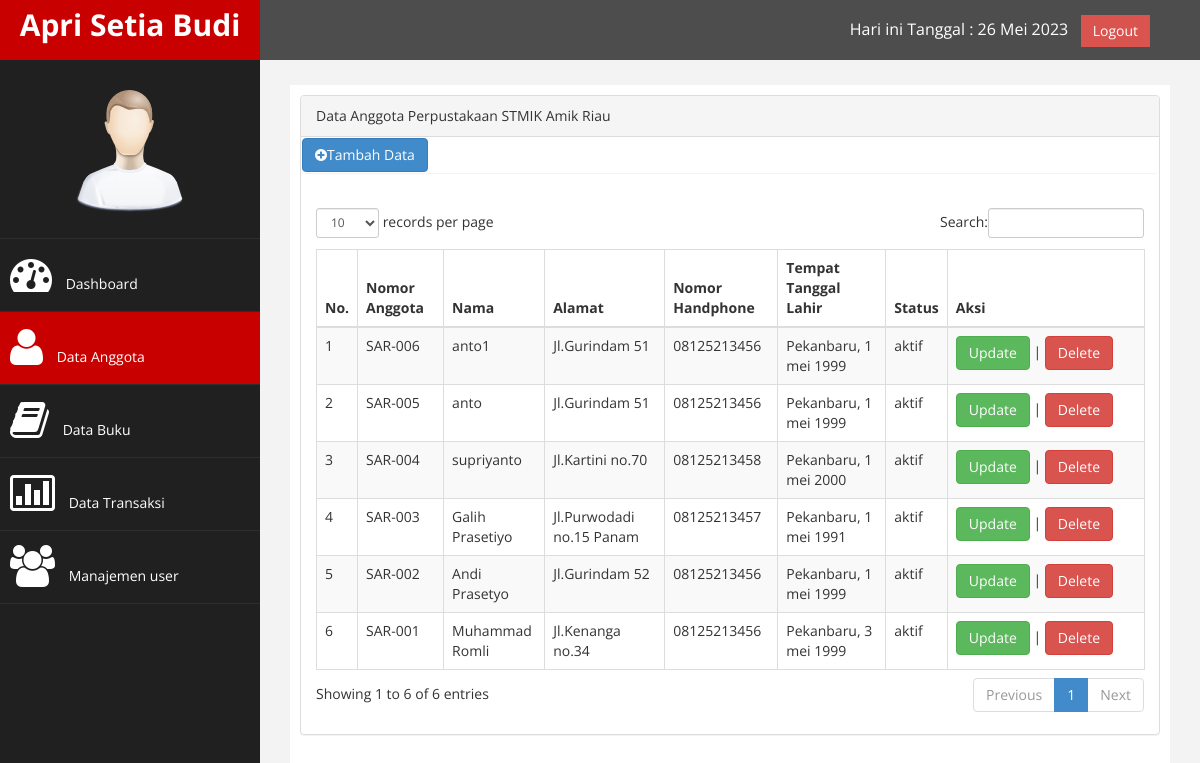
The page /index.php?page=lap_anggota (signed in) on the database its author committed.
### tables this page shows
CREATE TABLE `anggota` (
  `id` int(11) NOT NULL,
  `nmr_anggota` varchar(30) NOT NULL,
  `nama` varchar(200) NOT NULL,
  `alamat` text NOT NULL,
  `handphone` varchar(20) NOT NULL,
  `ttl` varchar(100) NOT NULL,
  `kelas` varchar(50) NOT NULL,
  `status` enum('Y','N') NOT NULL
);

### koneksi.php (called while the page is built, shortened)
<?php
if (!function_exists('tgl')) {
  function tgl($tanggal)
  {
    $bulan = array(
      1 => 'Januari',
      'Februari',
      'Maret',
      'April',
      'Mei',
      'Juni',
      'Juli',
      'Agustus',
      'September',
      'Oktober',
      'November',
      'Desember'
    );
    $data = explode("-", $tanggal);
    return $data[2] . ' ' . $bulan[(int)$data[1]] . ' ' . $data[0];
  }
}

### lap_anggota.php (the view, shortened to what this page needs)
<div class="panel panel-default">
  <div class="panel-heading">
    Data Anggota Perpustakaan STMIK Amik Riau
  </div>
  <div class="panel">
    <div>
      <a href="?page=anggota" class="btn btn-primary"> <i class="fa fa-plus-circle"></i>Tambah Data</a>
    </div>
  </div>
  <div class="panel-body">
    <div class="table-responsive">
      <table class="table table-striped table-bordered table-hover" id="dataTables-example">
        <thead>
          <tr>
            <th>No.</th>
            <th>Nomor Anggota</th>
            <th>Nama</th>
            <th>Alamat</th>
            <th>Nomor Handphone</th>
            <th>Tempat Tanggal Lahir</th>
            <th>Status</th>
            <th>Aksi</th>
          </tr>
        </thead>
        <tbody>
          <?php
          include "koneksi.php";
          $no = 1;
          $lap = mysqli_query($koneksi, "select * from anggota order by id DESC");
          while ($r = mysqli_fetch_array($lap)) {
          ?>
            <tr class="odd gradeX">
              <td class="center"><?= $no; ?></td>
              <td class="center"><?= $r['nmr_anggota']; ?></td>
              <td class="center"><?= $r['nama']; ?></td>
              <td class="center"><?= $r['alamat']; ?></td>
              <td class="center"><?= $r['handphone']; ?></td>
              <td class="center"><?= $r['ttl']; ?></td>
              <td class="center"><?php echo "aktif"; ?></td>
              <td class="center" width="180">
              <a href="?page=update_anggota&id=<?= $r['id']; ?>"class="btn btn-success">Update</a> |
              <a href="?page=hapus_anggota&id=<?= $r['id']; ?>" class="btn btn-danger">Delete</a>
              </td>
            </tr>
          <?php
            $no++;
          }
          ?>
        </tbody>
      </table>
    </div>
  </div>
</div>

### index.php (shortened to what this page needs)
<?php
include'koneksi.php';
$data_buku = mysqli_query($koneksi,"SELECT * FROM buku");
$data_anggota = mysqli_query($koneksi,"SELECT * FROM anggota");
$data_user = mysqli_query($koneksi,"SELECT * FROM user");
$jumlah_buku = mysqli_num_rows($data_buku);
$jumlah_user = mysqli_num_rows($data_user);
$jumlah_anggota = mysqli_num_rows($data_anggota);
?>
<!DOCTYPE html>
<html xmlns="http://www.w3.org/1999/xhtml">
<head>
    <link href="assets/css/bootstrap.css" rel="stylesheet" />
    <link href="assets/css/font-awesome.css" rel="stylesheet" />
    <link href="assets/js/morris/morris-0.4.3.min.css" rel="stylesheet" />
    <link href="assets/css/custom.css" rel="stylesheet" />
    <link href="assets/js/dataTables/dataTables.bootstrap.css" rel="stylesheet" />
</head>
<body>
    <div id="wrapper">
        <nav class="navbar navbar-default navbar-cls-top " role="navigation" style="margin-bottom: 0">
            <div class="navbar-header">
                <a class="navbar-brand" href="index.php">Apri Setia Budi</a>
            </div>
            <div style="color: white;
padding: 15px 50px 5px 50px;
float: right;
font-size: 16px;"> Hari ini Tanggal : <?php
                                        include "koneksi.php";
                                        $tgal = date("Y-m-d");
                                        echo tgl($tgal); ?> &nbsp; <a href="logout.php" class="btn btn-danger square-btn-adjust">Logout</a> </div>
        </nav>
        <?php
        $aktif = isset($_GET['page']) ? $_GET['page'] : '';
        ?>
        <nav class="navbar-default navbar-side" role="navigation">
            <div class="sidebar-collapse">
                <ul class="nav" id="main-menu">
                    <li class="text-center">
                        <img src="assets/img/Profil.JPG" class="user-image img-responsive" />
                    </li>
                    <li>
                        <a class="<?php if ($aktif == "") echo "active-menu"; ?>" href="index.php"><i class="fa fa-dashboard fa-3x"></i> Dashboard</a>
                    </li>
                    <li>
                        <a class="<?php if ($aktif == "lap_anggota") echo "active-menu"; ?>" href="?page=lap_anggota"><i class="fa fa-user fa-3x"></i> Data Anggota</a>
                    </li>
                    <li>
                        <a class="<?php if ($aktif == "lap_buku") echo "active-menu"; ?>" href="?page=lap_buku"><i class="fa fa-book fa-3x"></i> Data Buku</a>
                    </li>
                    <li>
                        <a class="<?php if ($aktif == "lap_transaksi") echo "active-menu"; ?>" href="?page=lap_transaksi"><i class="fa fa-bar-chart-o fa-3x"></i> Data Transaksi</a>
                    </li>
                    <li>
                        <a class="<?php if ($aktif == "lap_user") echo "active-menu"; ?>" href="?page=lap_user"><i class="fa fa-users fa-3x"></i> Manajemen user</a>
                     </li>
                </ul>
            </div>
        </nav>
        <div id="page-wrapper">
            <div id="page-inner">
                <?php
                $page = isset($_GET['page']) ? $_GET['page'] : '';
                if ($page == Null) {
                ?>
                    <div class="row">
                        <div class="col-md-12">
                            <h2>Admin Dashboard</h2>
                            <h5>Selamat Datang <b> Apri Setia Budi</b> 2010031802021 </h5>
                        </div>
                    </div>
                    <?php
                    $bk = mysqli_fetch_array(mysqli_query($koneksi, "SELECT SUM(jml_buku) as buku1 FROM buku"));
                    ?>
                    <hr />
                    <div class="row">
                        <div class="col-md-3 col-sm-6 col-xs-6">
                            <div class="panel panel-back noti-box">
                                <span class="icon-box bg-color-red set-icon">
                                    <i class="fa fa-book"></i>
                                </span>
                                <div class="text-box">
                                    <p class="main-text"> <?= $jumlah_buku;?> Data</p>
                                    <p class="text-muted">Buku</p>
                                </div>
                            </div>
                        </div>
                        <div class="col-md-3 col-sm-6 col-xs-6">
                            <div class="panel panel-back noti-box">
                                <span class="icon-box bg-color-green set-icon">
                                    <i class="fa fa-user"></i>
                                </span>
                                <div class="text-box">
                                    <p class="main-text"><?= $jumlah_anggota?> Data</p>
                                    <p class="text-muted">Anggota</p>
                                </div>
                            </div>
                        </div>
                        <div class="col-md-3 col-sm-6 col-xs-6">
                            <div class="panel panel-back noti-box">
                                <span class="icon-box bg-color-blue set-icon">
                                    <i class="fa fa-users"></i>
                                </span>
                                <div class="text-box">
                                    <p class="main-text"><?=$jumlah_user?> Data</p>
                                    <p class="text-muted">User</p>
                                </div>
                            </div>
                        </div>
                <?php
                } elseif ($page == "anggota") {
                    include "anggota.php";
                } elseif ($page == "lap_anggota") {
                    include "lap_anggota.php";
                } elseif ($page == "update_anggota") {
                    include "update_anggota.php";
                } elseif ($page == "hapus_anggota") {
                    include "hapus_anggota.php";
                } elseif ($page == "buku") {
                    include "buku.php";
                } elseif ($page == "lap_buku") {
                    include "lap_buku.php";
                } elseif ($page == "update_buku"){
                    include "update_buku.php";
                } elseif ( $page == "hapus_buku"){
                    include "hapus_buku.php";
                } elseif ($page == "transaksi") {
                    include "transaksi.php";
                } elseif ($page == "lap_transaksi") {
                    include "lap_transaksi.php ";
                } elseif ($page == "update_transaksi") {
                    include "update_transaksi.php";
                } elseif ($page == "hapus_transaksi") {
                    include "hapus_transaksi.php";
                } elseif ($page == "kembali") {
                    include "kembali.php";
                } elseif ($page == "user") {
                    include "user.php";
                } elseif ($page == "lap_user") {
                    include "lap_user.php";
                } elseif ($page == "update_user"){
                    include "update_user.php";
                } elseif ( $page == "hapus_user"){
                    include "hapus_user.php";
                }
                ?>
            </div>
        </div>
    </div>
</body>
</html>

### assets/css/custom.css (style rules this page uses)
body { font-family: 'Open Sans', sans-serif; }
#wrapper { width: 100%; background:#202020; }
#page-wrapper { padding: 15px 15px; min-height: 600px; background:#F3F3F3; }
#page-inner { width:100%; margin:10px 20px 10px 0px; background-color:#fff!important; padding:10px; min-height:1200px; }
.text-center { text-align:center; }
.square-btn-adjust { border: 0px solid transparent; -webkit-border-radius: 0px; -moz-border-radius: 0px; border-radius: 0px; }
.user-image { margin: 25px auto; -webkit-border-radius: 10px; -moz-border-radius: 10px; border-radius: 10px; max-height:170px; max-width:170px; }
.navbar-cls-top .navbar-brand { color: #fff; background: #C90000; width: 260px; text-align: center; height: 60px; font-size: 30px; font-weight: 700; }
.active-menu { background-color:#C90000!important; }
.sidebar-collapse , .sidebar-collapse .nav { background:none; }
.sidebar-collapse .nav { padding:0; }
.sidebar-collapse .nav > li > a { color:#fff; background:#202020; text-shadow:none; }
.sidebar-collapse > .nav > li > a { padding:15px 10px; }
.sidebar-collapse > .nav > li { border-bottom: 1px solid rgba(107, 108, 109, 0.19); }
.navbar-side { border:none; background-color: #202020; }
.navbar-cls-top { background:#4D4D4D; border-bottom:none; }
.navbar-default { border:0px solid black; }
.navbar-header { background: #A70303; }
.nav > li > a > i { margin-right:10px; }
@media (min-width:768px) { #page-wrapper { margin: 0 0 0 260px; padding: 15px 30px; min-height: 1200px; } }
@media (min-width:768px) { .navbar-side { z-index: 1; position: absolute; width: 260px; } }
@media (min-width:768px) { .navbar { border-radius: 0px; } }

### rows shown on the page
anggota: nmr_anggota "SAR-006", nama "anto1", alamat "Jl.Gurindam 51", handphone "08125213456", ttl "Pekanbaru, 1 mei 1999"
anggota: nmr_anggota "SAR-005", nama "anto", alamat "Jl.Gurindam 51", handphone "08125213456", ttl "Pekanbaru, 1 mei 1999"
anggota: nmr_anggota "SAR-004", nama "supriyanto", alamat "Jl.Kartini no.70", handphone "08125213458", ttl "Pekanbaru, 1 mei 2000"
anggota: nmr_anggota "SAR-003", nama "Galih Prasetiyo", alamat "Jl.Purwodadi no.15 Panam", handphone "08125213457", ttl "Pekanbaru, 1 mei 1991"
anggota: nmr_anggota "SAR-002", nama "Andi Prasetyo", alamat "Jl.Gurindam 52", handphone "08125213456", ttl "Pekanbaru, 1 mei 1999"
anggota: nmr_anggota "SAR-001", nama "Muhammad Romli", alamat "Jl.Kenanga no.34", handphone "08125213456", ttl "Pekanbaru, 3 mei 1999"
